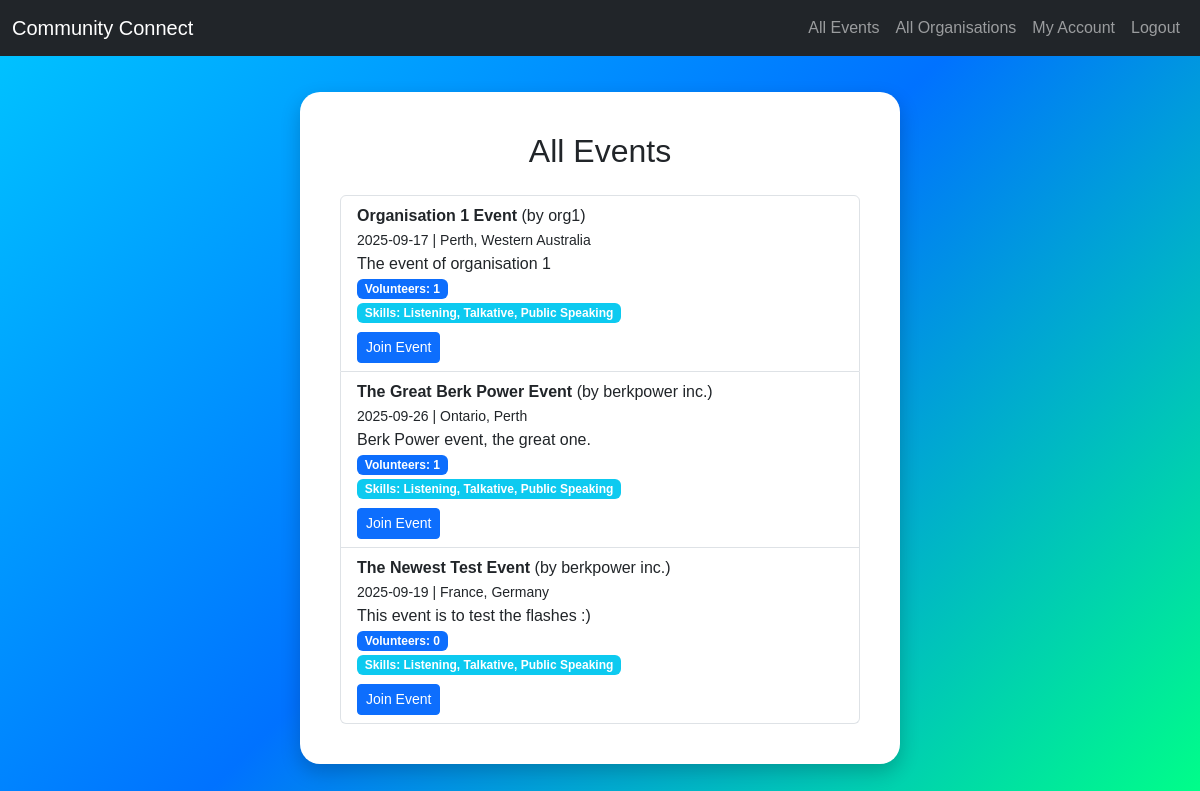
The app's page /events (signed in), older data.
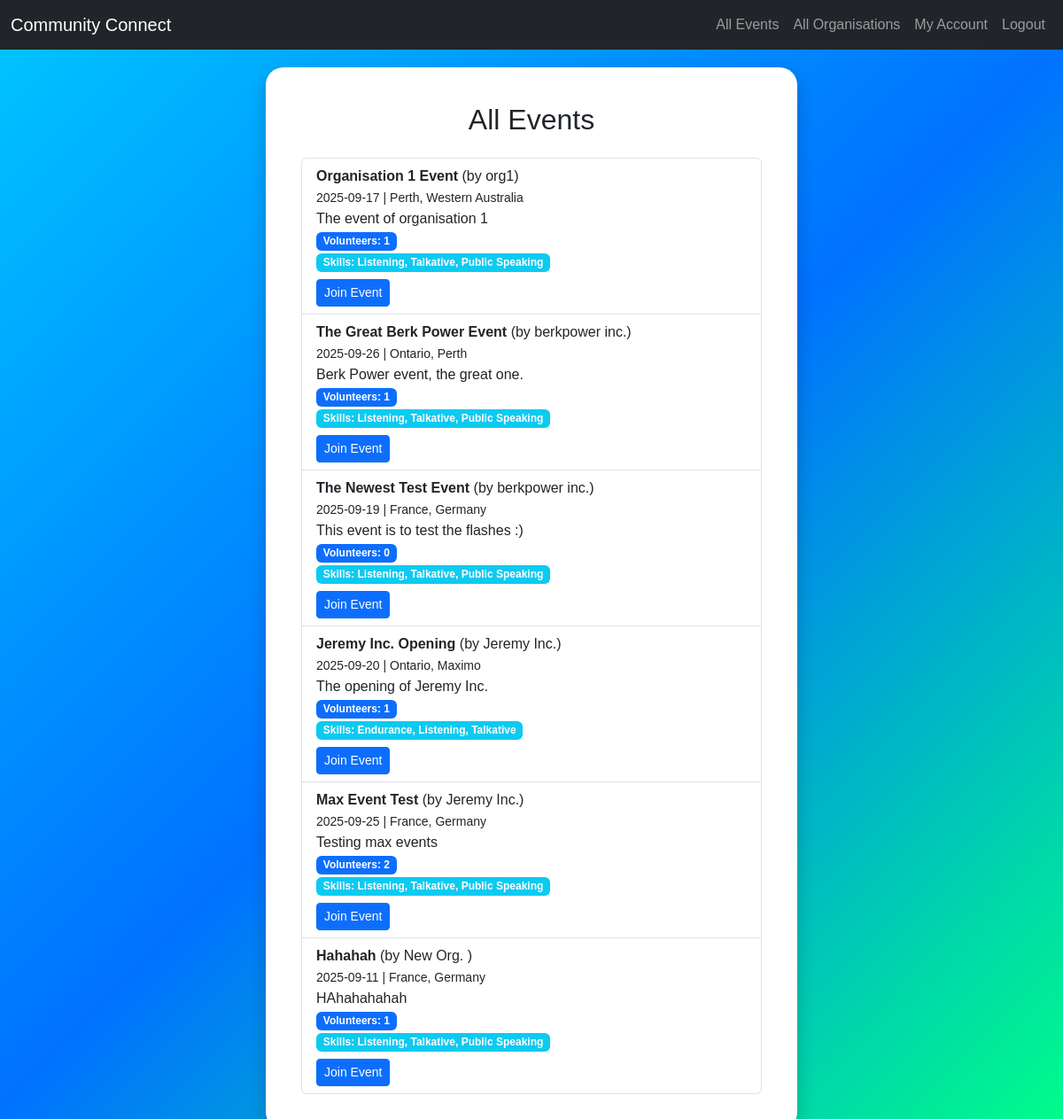
The same page, newer data.
### tables this page shows
CREATE TABLE event (
            event_id INTEGER PRIMARY KEY AUTOINCREMENT,
            organisation_id INTEGER NOT NULL,
            title TEXT NOT NULL,
            description TEXT,
            event_date TIMESTAMP NOT NULL,
            location TEXT,
            max_volunteers INTEGER,
            FOREIGN KEY (organisation_id) REFERENCES organisation(organisation_id) ON DELETE CASCADE
        );

### app.py (the view)
@app.route('/events')
def events():
    if 'user_id' not in session:
        return redirect(url_for('login'))
    with get_db() as conn:
        cursor = conn.cursor()
        cursor.execute("SELECT role FROM user WHERE user_id = ?", (session['user_id'],))
        role = cursor.fetchone()['role']
        cursor.execute("""
            SELECT e.event_id, e.title, e.description, e.event_date, e.location,
                   o.name AS name, u.user_id,
                   COUNT(ve.volunteer_id) AS volunteer_count
            FROM event e
            JOIN organisation o ON e.organisation_id = o.organisation_id
            JOIN user u ON o.user_id = u.user_id
            LEFT JOIN volunteer_event ve ON e.event_id = ve.event_id
            GROUP BY e.event_id
        """)
        events = cursor.fetchall()
        event_data = []
        for e in events:
            cursor.execute("""
                SELECT s.skill_id, s.name
                FROM event_skill es
                JOIN skill s ON es.skill_id = s.skill_id
                WHERE es.event_id = ?
            """, (e['event_id'],))
            skills = cursor.fetchall()
            event_data.append({
                **dict(e),
                "skills": [s['name'] for s in skills],
                "skill_ids": [int(s['skill_id']) for s in skills]
            })
        volunteer_skills = []
        if role == "volunteer":
            cursor.execute("SELECT volunteer_id FROM volunteer WHERE user_id = ?", (session['user_id'],))
            volunteer = cursor.fetchone()
            if volunteer:
                cursor.execute("SELECT skill_id FROM volunteer_skill WHERE volunteer_id = ?", (volunteer['volunteer_id'],))
                volunteer_skills = [int(row['skill_id']) for row in cursor.fetchall()]
    return render_template("events.html",
                           events=event_data,
                           role=role,
                           volunteer_skills=volunteer_skills)

### models.py (called while the page is built)
def get_db():
    conn = sqlite3.connect(db_path) # Create connection between database and flask
    conn.row_factory = sqlite3.Row # Allows fetching rows as dictionaries
    return conn

### templates/events.html (shortened to what this page needs)
{% extends "layout.html" %}
{% block content %}
<div class="bubble-container">
  <div class="bubble" style="min-height: 500px;">
    <h2 class="text-center mb-4">All Events</h2>
    <ul class="list-group">
      {% for e in events %}
        <li class="list-group-item">
          <strong>{{ e.title }}</strong> (by {{ e.name }})<br>
          <small>{{ e.event_date }} | {{ e.location }}</small><br>
          <span>{{ e.description }}</span><br>
          <span class="badge bg-primary">Volunteers: {{ e.volunteer_count }}</span><br>
          {% if e.skills %}
            <span class="badge bg-info">Skills: {{ e.skills | join(", ") }}</span><br>
          {% endif %}
          {% if role == "volunteer" %}
            {% set matching_skills = e.skill_ids | select('in', volunteer_skills) | list %}
            {% if matching_skills %}
              <form method="POST" action="{{ url_for('join_event', event_id=e.event_id) }}" style="display:inline;">
                <button type="submit" class="btn btn-primary btn-sm mt-2">Join Event</button>
              </form>
            {% endif %}
          {% endif %}
        </li>
      {% else %}
        <li class="list-group-item">No events available yet.</li>
      {% endfor %}
    </ul>
  </div>
</div>
{% endblock %}

### templates/layout.html (shortened to what this page needs)
<!DOCTYPE html>
<html lang="en">
<head>
    <link rel="stylesheet" href="https://cdn.jsdelivr.net/npm/bootstrap@5.3.0/dist/css/bootstrap.min.css">
</head>
<body>
    <nav class="navbar navbar-expand-lg navbar-dark bg-dark">
        <div class="container-fluid">
            <a class="navbar-brand" href="{{ url_for('index') }}">Community Connect</a>
            <div class="collapse navbar-collapse">
                <ul class="navbar-nav ms-auto">
                    {% if not session.get('user_id') %}
                        <li class="nav-item"><a class="nav-link" href="{{ url_for('register') }}">Sign Up</a></li>
                        <li class="nav-item"><a class="nav-link" href="{{ url_for('login') }}">Login</a></li>
                    {% else %}
                        <li class="nav-item"><a class="nav-link" href="{{ url_for('events') }}">All Events</a></li>
                        {% if session.get('role') == 'organisation' %}
                            <li class="nav-item"><a class="nav-link" href="{{ url_for('all_volunteers') }}">All Volunteers</a></li>
                        {% elif session.get('role') == 'volunteer' %}
                            <li class="nav-item"><a class="nav-link" href="{{ url_for('all_organisations') }}">All Organisations</a></li>
                        {% endif %}
                        <li class="nav-item"><a class="nav-link" href="{{ url_for('my_account') }}">My Account</a></li>
                        <li class="nav-item"><a class="nav-link" href="{{ url_for('logout') }}">Logout</a></li>
                    {% endif %}
                </ul>
            </div>
        </div>
    </nav>
    {% block content %}{% endblock %}
</body>
</html>

### templates/layout.html (style rules this page uses)
body { background: linear-gradient(135deg, #00c6ff, #0072ff, #00ff88); min-height: 100vh; margin: 0; font-family: Arial, sans-serif; }
.bubble-container { min-height: calc(100vh - 56px); display: flex; justify-content: center; align-items: center; padding: 20px; }
.bubble { background: white; border-radius: 20px; padding: 40px; box-shadow: 0px 8px 20px rgba(0, 0, 0, 0.2); max-width: 600px; width: 100%; }

Row changes from the older to the newer data that the page shows:
added event: title "Jeremy Inc. Opening", name "Jeremy Inc.", event_date "2025-09-20", location "Ontario, Maximo", description "The opening of Jeremy Inc.", volunteer_count "1", skills "Endurance, Listening, Talkative"
added event: title "Max Event Test", name "Jeremy Inc.", event_date "2025-09-25", location "France, Germany", description "Testing max events", volunteer_count "2", skills "Listening, Talkative, Public Speaking"
added event: title "Hahahah", name "New Org.", event_date "2025-09-11", location "France, Germany", description "HAhahahahah", volunteer_count "1", skills "Listening, Talkative, Public Speaking"
